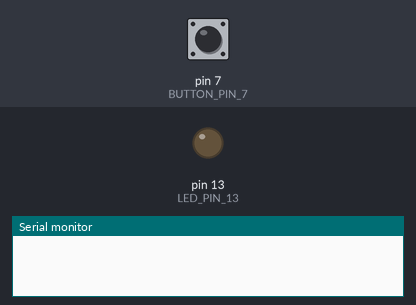
A sketch run on a simulated Arduino Uno, built with avr-gcc and run on an emulated ATmega328P. Parts: output pins drawn as LEDs (lit = HIGH), the last lines printed to the serial monitor. Dashed ring = blinking. The inputs (shaded band) are chosen by the test bench; at power-on: pin 7 (BUTTON_PIN_7) HIGH.

Above: at 1.2 s.
1.3 s: pin 7 (BUTTON_PIN_7) pulled LOW for 1 s
At 3.3 s:
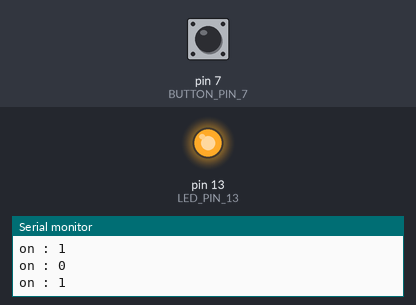
3.8 s: pin 7 (BUTTON_PIN_7) pulled LOW for 3.2 s
At 4.1 s:
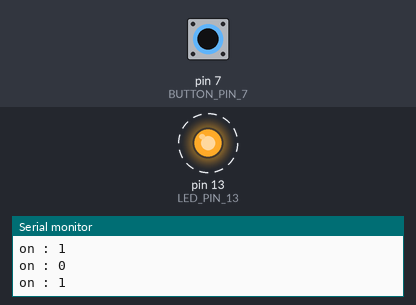
8.5 s: pin 7 (BUTTON_PIN_7) pulled LOW for 0.25 s
At 9.4 s:
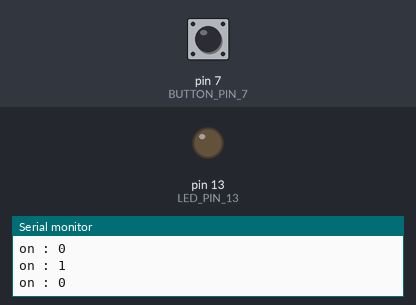
Timing chart, 0 to 11.5 s (numbered marks = the images above; inputs shaded):
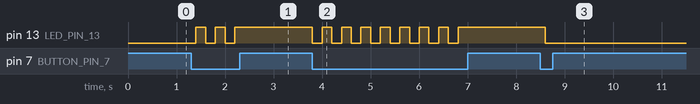

The sketch:

Button_Control_LED.ino
```cpp
const int BUTTON_PIN_7 = 7;
const int LED_PIN_13 = 13;
int on = 0; //開關狀態
void setup() {
  Serial.begin(9600);
  pinMode(BUTTON_PIN_7,INPUT); //設定按鈕的接腳為輸入 ,因為要讀取狀態值
  pinMode(LED_PIN_13 , OUTPUT);
}

void loop() {
  int buttonState = digitalRead(BUTTON_PIN_7);
  //Serial.print("Button : ");
  //Serial.println(buttonState);
  if(buttonState == 0){
    on = !on;
    Serial.print("on : ");
    Serial.println(on);
  }
  runLED();
  delay(200);
}
void runLED(){
  switch(on){
    case 0 :
      digitalWrite(LED_PIN_13,LOW);
    break;
    case 1 :
      digitalWrite(LED_PIN_13,HIGH);
    break;
  }
}
```

Measured:
- after the input at 1.3 s, pin 13 (LED_PIN_13): alternates HIGH for 0.20 s and LOW for 0.20 s, 5 changes in all, then stays HIGH, starting after 0.10 s
- after the input at 3.8 s, pin 13 (LED_PIN_13): alternates HIGH for 0.20 s and LOW for 0.20 s, 16 changes in all, then stays HIGH, starting at once
- after the input at 8.5 s, pin 13 (LED_PIN_13): HIGH → LOW after 0.10 s
